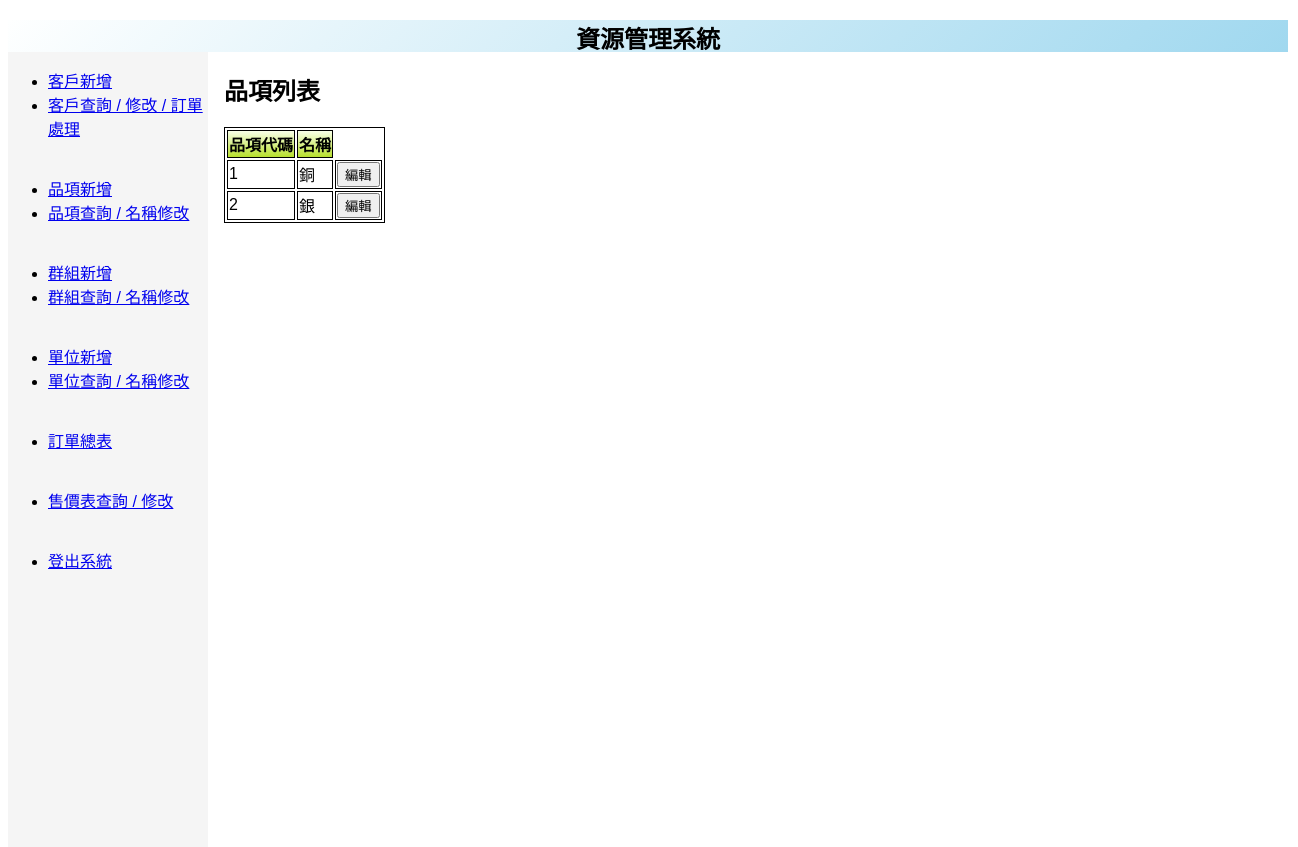
Screenshot of /view/item_update_view.php (signed in) with the database file from the repository.
### tables this page shows
CREATE TABLE `item` (
  `id` int(10) unsigned NOT NULL AUTO_INCREMENT,
  `name` varchar(128) NOT NULL,
  PRIMARY KEY (`id`),
  UNIQUE KEY `name` (`name`)
);

### util/util.php (the view, shortened to what this page needs)
<?php
class Table
{
    private $row_data = NULL;
    private $header_names = NULL;
    private $header_display_names = NULL;
    private $hidden_fields = NULL;
    private $editable_fields = NULL;
    private $on_edit_finish_page = NULL;
    public function __construct()
    {
        $this->row_data = array();
    }
    public function setHeaderNames($header_array_data,$header_array_display)
    {
        $this->header_names = $header_array_data;
        $this->header_display_names = $header_array_display;
    }
    public function addRow($row_array_data)
    {
        array_push($this->row_data, $row_array_data);
    }
    public function getHeaderNames()
    {
        return $this->header_names;
    }
    public function setEditableFields($keys, $handler, $button_edit_name )
    {
        $this->editable_fields = $keys;
        $this->on_edit_finish_page = $handler;
        $this->edit_button_display_name = $button_edit_name;
    }
    public function outputHTML()
    {
        echo "<Table>";
        for ($j = 0; $j < count($this->header_names); $j++)
        {
            if ( $this->hidden_fields!=NULL && in_array($this->header_names[$j], $this->hidden_fields) )
            {
                continue;
            }
            else
            {
                echo "<th>".$this->header_display_names[$j]."</th>";
            }
        }
        $tr_counter=0;
        foreach ($this->row_data as $row)
        {
            echo '<tr id="'.$tr_counter.'">';
            $tr_counter+=1;
            for ($j = 0; $j < count($row); $j++)
            {
                if ( $this->hidden_fields!=NULL && in_array($this->header_names[$j], $this->hidden_fields) )
                {
                    echo '<input type="hidden" class="hidden_key" name="'.$this->header_names[$j].'" value="'.$row[$j].'">';
                }
                else
                {
                    if($this->editable_fields!=NULL && in_array($this->header_names[$j],$this->editable_fields ) )
                    {
                        echo '<td name="'.$this->header_names[$j].'" class="editable_text">';
                        echo $row[$j];
                    }
                    else
                    {
                        echo '<td name="'.$this->header_names[$j].'" class="readonly_text">';
                        echo $row[$j];
                    }
                    echo "</td>";
                }
            }
            if ( $this->editable_fields != NULL )
            {
                echo '<td><input type="button" class="modify_button" name="'.$this->on_edit_finish_page.'" value="'.$this->edit_button_display_name.'" onClick="on_table_util_modify_click(this)"></td>';
            }
            echo "</tr>";
        }
        echo "</Table>";
    }
}
class DBUtility
{
    public function __construct($database_host, $username, $password,$database_name)
    {
        $this->database_host = $database_host;
        $this->username = $username;
        $this->password = $password;
        $this->database_name = $database_name;
    }
    private function connectDatabase()
    {
        $connection = mysqli_connect($this->database_host, $this->username, $this->password,$this->database_name);
        return $connection;
    }
    public function getQueryData($query)
    {
        $conn = $this->connectDatabase();
        $this->result = array();
        $cursor = mysqli_query($conn,$query);
        while( ($i=mysqli_fetch_array($cursor) ) )
        {
            array_push($this->result,$i);
        }
        return $this->result;
    }
}
class DBTableUtility
{
    private $table = NULL;
    private $db_utility = NULL;
    public function __construct($database_host, $username, $password,$database_name)
    {
        $this->table = new Table();
        $this->db_utility = new DBUtility($database_host, $username, $password,$database_name);
    }
    public function outputSelectQuery($query)
    {
        $result =  $this->db_utility->getQueryData($query);
        $key_list = $this->table->getHeaderNames();
        foreach ($result as $i )
        {
           $tmp = [];
           foreach($key_list as $key)
           {
               array_push($tmp,$i[$key]);
           }
           $this->table->addRow($tmp);
        }
        $this->table->outputHTML();
    }
    public function setColumnFields($header_array_data,$header_array_display)
    {
        $this->table->setHeaderNames($header_array_data,$header_array_display);
    }
    public function setEditableFields($keys, $handler, $button_edit_name="編輯" )
    {
        $this->table->setEditableFields($keys,$handler,$button_edit_name);
    }
}
?>

### rows the page displays
item: id "1", name "銅"
item: id "2", name "銀"

### other values shown
$this->header_display_names[$j] "品項代碼"
$this->header_display_names[$j] "名稱"
